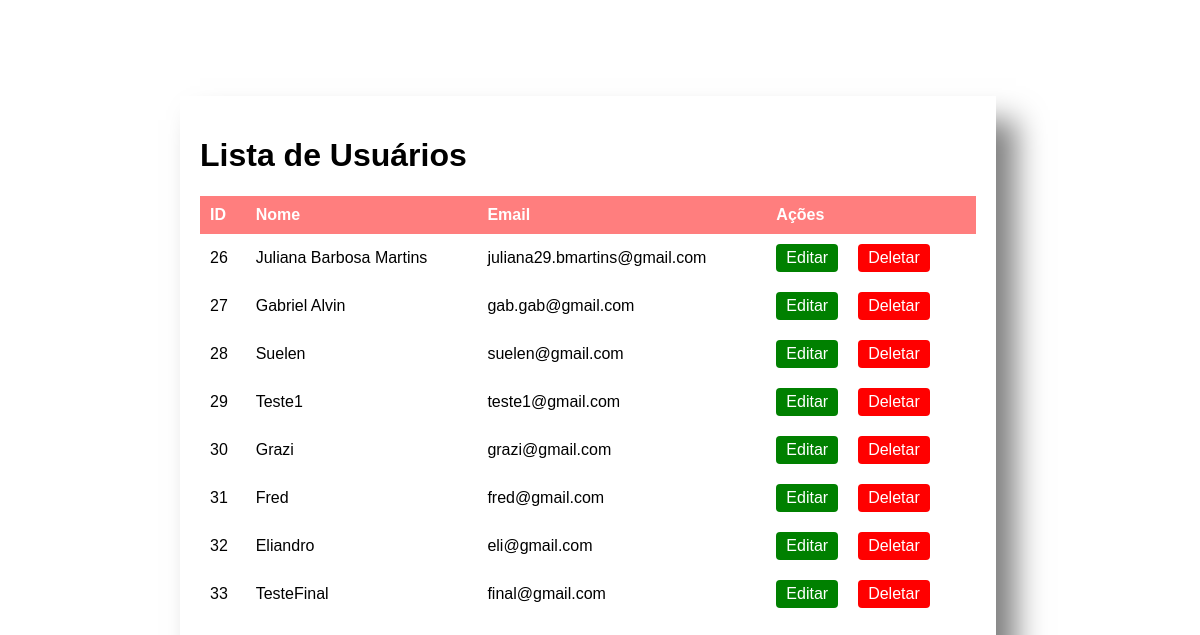
Screenshot of /php/areaprivada.php (signed in) with the database file from the repository.
### tables this page shows
CREATE TABLE `usuarios` (
  `id_usuario` int(11) NOT NULL,
  `nome` varchar(50) DEFAULT NULL,
  `telefone` varchar(30) DEFAULT NULL,
  `email` varchar(60) DEFAULT NULL,
  `senha` varchar(32) DEFAULT NULL
);

### php/areaprivada.php (the view, shortened to what this page needs)
<!DOCTYPE html>
<html lang="pt-br">
<head>
</head>
<body>
    <div class="container">
        <h1>Lista de Usuários</h1>
        <?php
        try {
            $conexao = new PDO('mysql:host=localhost;dbname=cadastroturma32', 'root', '');
            $conexao->setAttribute(PDO::ATTR_ERRMODE, PDO::ERRMODE_EXCEPTION);
            $sql = "SELECT * FROM usuarios";
            $stmt = $conexao->prepare($sql);
            $stmt->execute();
            $usuarios = $stmt->fetchAll();
            if (count($usuarios) > 0) {
                echo "<table>";
                echo "<tr><th>ID</th><th>Nome</th><th>Email</th><th>Ações</th></tr>";
                foreach ($usuarios as $usuario) {
                    echo "<tr>";
                    echo "<td>" . htmlspecialchars($usuario['id_usuario']) . "</td>";
                    echo "<td>" . htmlspecialchars($usuario['nome']) . "</td>";
                    echo "<td>" . htmlspecialchars($usuario['email']) . "</td>";
                    echo "<td class='actions'>
                            <a href='editar.php?id=" . $usuario['id_usuario'] . "' class='btn btn-edit'>Editar</a>
                            <a href='deletar.php?id=" . $usuario['id_usuario'] . "' class='btn btn-delete'>Deletar</a>
                          </td>";
                    echo "</tr>";
                }
                echo "</table>";
            } else {
                echo "Nenhum usuário encontrado.";
            }
        } catch (PDOException $erro) {
            echo "Erro: " . $erro->getMessage();
        }
        ?>
    </div>
</body>
</html>

### php/areaprivada.php (style rules this page uses)
* { text-decoration: none; }
body { font-family: Arial, sans-serif; background-color: white; text-decoration: none; margin: 0; padding: 0; align-items: center; margin-left: 15%; margin-top: 8%; justify-content: center; }
.container { width: 80%; padding: 20px; align-items: center; justify-content: center; box-shadow: 20px 24px 28px rgba(0, 0, 0, 0.5); box-sizing: border-box; }
h1 { font-family: Impact, Haettenschweiler, 'Arial Narrow Bold', sans-serif; }
table { width: 100%; border-collapse: collapse; margin: 20px 0; }
table th, table td { border: 1px; padding: 10px; text-align: left; }
table th { background-color: rgba(255, 0, 0, 0.505); color: #fff; }
.actions { display: flex; gap: 20px; }
.btn { padding: 5px 10px; border: none; border-radius: 4px; cursor: pointer; color: #fff; }
.btn-edit { background-color: green; }
.btn-delete { background-color: red; }

### rows the page displays
usuarios: id_usuario "26", nome "Juliana Barbosa Martins", email "juliana29.bmartins@gmail.com"
usuarios: id_usuario "27", nome "Gabriel Alvin", email "gab.gab@gmail.com"
usuarios: id_usuario "28", nome "Suelen", email "suelen@gmail.com"
usuarios: id_usuario "29", nome "Teste1", email "teste1@gmail.com"
usuarios: id_usuario "30", nome "Grazi", email "grazi@gmail.com"
usuarios: id_usuario "31", nome "Fred", email "fred@gmail.com"
usuarios: id_usuario "32", nome "Eliandro", email "eli@gmail.com"
usuarios: id_usuario "33", nome "TesteFinal", email "final@gmail.com"
